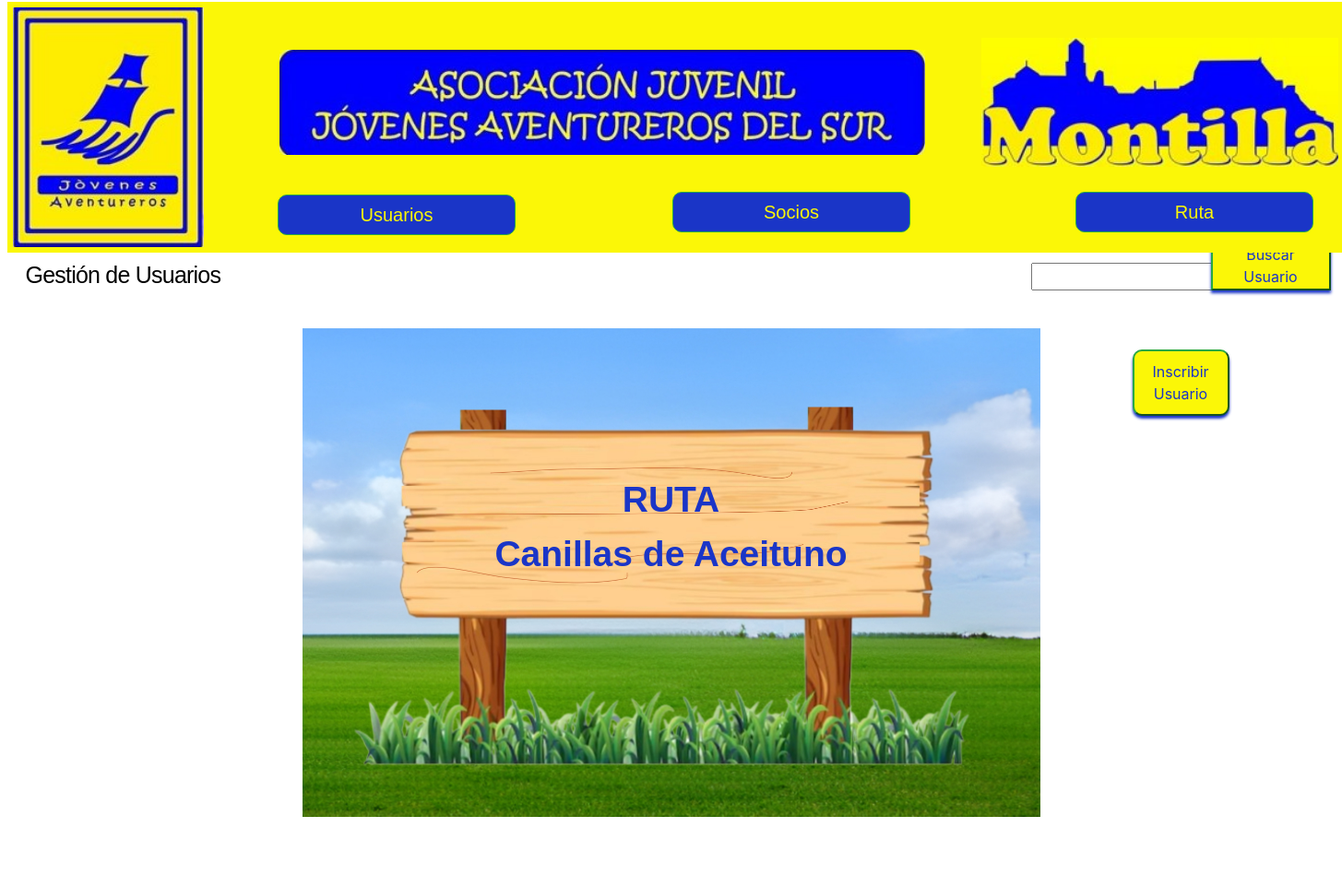
/socios/mostrarSocios/, run on an earlier commit of the app's database.
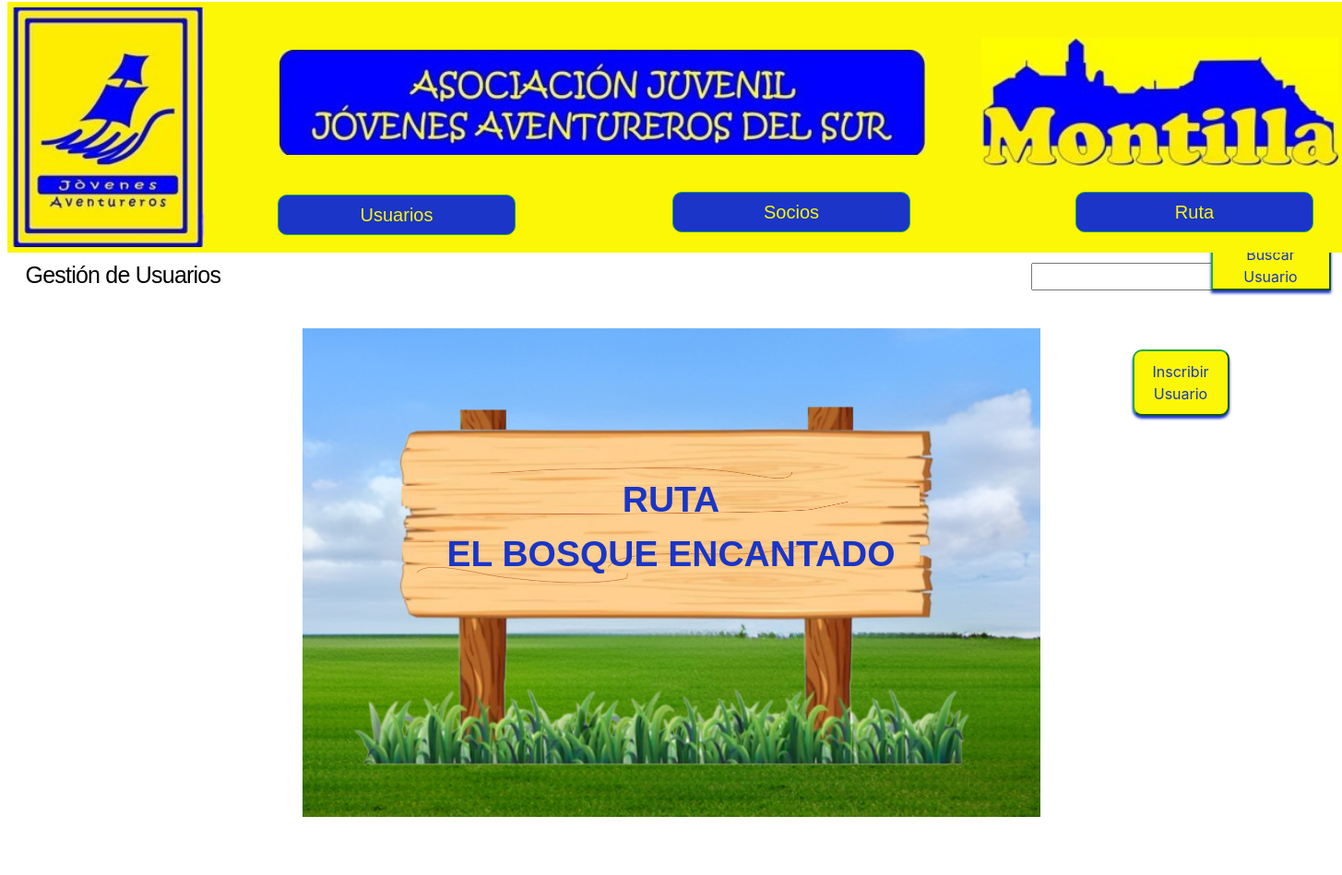
And on a later commit of the database.
### Socios/models.py (models this page shows, shortened)
class Inscripciones(models.Model):
    id = models.AutoField(primary_key=True)
    nombre = models.CharField(max_length=30)
    destino = models.CharField(max_length=30, blank=False)
    fecha = models.CharField(max_length=16, blank=False)
    distancia = models.IntegerField(default=0)
    dificultad = models.CharField(max_length=20, choices=DIFICULTAD, default=BAJA)
    precio_socio = models.PositiveIntegerField()
    precio_no_socio = models.PositiveIntegerField()
    finalizada = models.BooleanField(default=False)
    recaudacion_metálico = models.IntegerField(default=0)
    recaudacion_banco = models.IntegerField(default=0)
    pago_metalico = models.IntegerField(default=0)
    pago_banco = models.IntegerField(default=0)
    total_socios = models.IntegerField(default=0)
    total_no_socios = models.IntegerField(default=0)
    total_guias = models.IntegerField(default=0)

### Socios/views.py (the view)
# urls.py: path("mostrarSocios/", listar_Socios, name="Listar Socios"),
def listar_Socios(request):
    total_inscripcion = Inscripciones.objects.filter(finalizada = False).count()
    inscripcion = Inscripciones.objects.filter(finalizada = False).first()
    if inscripcion is None:
        nombre = "NO CREADA"
    else:
        nombre = inscripcion.nombre
    socios = Socios.objects.all().order_by("apellidos")
    return render(request, 'socios/mostrarSocios.html', {"entity":socios, "nombre":nombre, "num_inscripcion":total_inscripcion})

### Socios/templates/socios/mostrarSocios.html
{% extends "jovenesAventureros/base.html" %}
{% load crispy_forms_tags %}
{% load static %}
{% block content %}
  <div class="overlap-groupRegister">
    <p class="gestiones" style="font-size: 25px; margin-left: -660px; margin-top: -345px;">Gestión de Usuarios</p>
    <form action="buscar/" method="GET" style="margin-left: 990px; margin-top: -35px;">
      <input type="text" name="usern">
      <button class="btn2 btn-success" style="background-color: #FBF707;color: rgba(26, 53, 199, 1);margin-left: 325px; width: 130px;transform: translate(-100%, -100%);">Buscar Usuario</button>
  </form>
  <button type="submit" class="btn2 btn-success" style="margin-top: 10px; margin-bottom: 20px;background-color: #FBF707; border-radius: 10px; color: rgba(26, 53, 199, 1); margin-left:1100px;padding: 10px 15px;"><a href="{% url 'Crear Socios' %}" style="color: rgba(26, 53, 199, 1);">Inscribir Usuario</a></button>
  <div style="position: relative; margin-top: 200px;">
    <div>
        <img class="logoV" src="{% static 'JA/img/cielo2.jpg' %}"/>
    </div>
    <div style="position: absolute; top: -100px; left: 600px; transform: translate(-50%, -50%); text-align: center; width: 100%;">
        <div style="font-family: Sora-Regular, Helvetica; font-weight: 600; font-size: 39px; color: rgba(26, 53, 199, 1);">RUTA</div>
        <div style="font-family: Sora-Regular, Helvetica; font-weight: 600; font-size: 39px; color: rgba(26, 53, 199, 1);">{{nombre}}</div>
    </div>
</div>
    </div>
{% endblock %}

What changed in the data, as far as the page shows it:
no longer on this page (row edited): Inscripciones: nombre "Canillas de Aceituno"
added Inscripciones: nombre "EL BOSQUE ENCANTADO"
